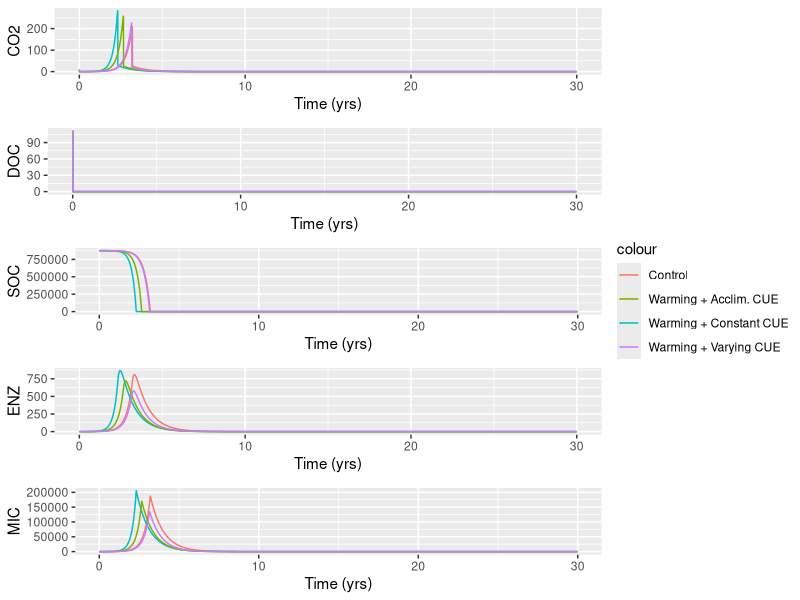

Write R code to recreate this figure.
## ---- chunk 1
knitr::opts_chunk $set(echo = TRUE)
## ---- chunk 2
enzyme_catalysis_model <- function(t, state, params){
  #unpack states
  SOC <- state[1]
  DOC <- state[2]
  ENZ <- state[3]
  MIC <- state[4]
  
  #unpack parameters
    # Parameters relevant to dSOC/dt:
    SOCin <- params[1] # input of SOC
    rDeath <- params[2] # rate of Death
    MIC2SOC <- params[3] #Proportion death of MIC to SOC
    Ea_decomp <- params[4] #Velocity of decomposition
    Km_slope_decomp <- params[5] 
    temp <- params[6]
    Km0_decomp <- params[7]
    
    # Parameters relevant to dMIC/dt:
    Ea_uptake <- params[8]
    Km_slope_uptake <- params[9]
    Km0_uptake <- params[10]
    #rDeath pre defined
    r_EnzProd <- params[11]
    
    #Parameters relevant to dDOC/dt:
    DOCin <- params[12]
    #rDeath, MICtoSOC, Decomp predefined
    r_EnzLoss <- params[13]
    
    
    #CUE parameters:
    CUE_slope <- params[14]
    CUE0 <- params[15]
    Vmax_uptake0 <- params[16]
    Vmax_decomp0 <- params[17]
    gasConst <- params[18]
    
    
  #Calculate intermediate parameters:
    Vmax_decomp <- Vmax_decomp0 * exp(-Ea_decomp/(gasConst*(temp +273)))
    Vmax_uptake <- Vmax_uptake0 * exp(-Ea_uptake/(gasConst*(temp + 273)))
    Km_decomp <- Km_slope_decomp * temp + Km0_decomp
    Km_uptake <- Km_slope_uptake * temp + Km0_uptake
    CUE <- CUE_slope * temp + CUE0
    Death <- rDeath * MIC
    Assim <- Vmax_uptake * MIC * (DOC/(Km_uptake + DOC))
    EProd <- r_EnzProd * MIC
    Decomp <- Vmax_decomp * ENZ * (SOC/(Km_decomp + SOC))
    ELoss <- r_EnzLoss * ENZ
    
    CO2 <- Assim * (1-CUE)
   
   
    
  #Diffeqs:
  dMIC <- Assim * CUE - Death - EProd
  
  dSOC <- SOCin + (Death*MIC2SOC) - Decomp
  
  dDOC <- DOCin + (Death*(1-MIC2SOC)) + Decomp + ELoss - Assim
  
  dENZ <- EProd - ELoss
  
  
  return(list(c(dSOC = dSOC,
                dDOC = dDOC,
                dENZ = dENZ,
                dMIC = dMIC),
              c(CO2 = CO2)))
}


## ---- chunk 3
  params <- c(
    .0005, #Input SOC
    .0002, #Rate of Death
    .5, #MIC2SOC
    47, #Ea-decomp
    5, #Km Slope decomp
    20, #temp
    500, #Km0
    47, #Ea Uptake
    .01, #kmslope uptake
    .1, #km0 uptake
    .000005, #Rate of enzyme production
    .0005, #DOC input
    .001, #Rate of enzyme loss
    -.016, # CUE Slope
    .63, #CUE 0
    100000000, #Vmax uptake
    100000000, #Vmax Decomp
    .008314 #Gas constant
)
  
## ---- chunk 4
yini_spinup <- c(
  SOC = 100, #100
  DOC = .5, #.5
  ENZ = .01, #.01
  MIC = .5 #.5
)
## ---- chunk 5
library(deSolve)

simulation_time <- 876000
times <- seq(1, simulation_time, by = 24)
output <- ode(y = yini_spinup, times = times, func = enzyme_catalysis_model, parms = params, method = "lsoda")
yini_calculated <- tail(output, 1)
yini <- c(SOC = yini_calculated[1], DOC = yini_calculated[2], ENZ = yini_calculated[3], MIC = yini_calculated[4])
## ---- chunk 6
simulation_time <- 262800
times <- seq(1, simulation_time, by = 24)
control <- ode(y = yini, times = times, func = enzyme_catalysis_model, parms = params, method = "lsoda")
control <- as.data.frame(control)
## ---- chunk 7
params[6] = 25
params[15] = .31
params[14] = 0

warming <- ode(y = yini, times = times, func = enzyme_catalysis_model, parms = params, method = "lsoda")
warming <- as.data.frame(warming)
## ---- chunk 8
params[6] = 25
params[15] = .63
params[14] = -.016

warming_VCUE <- ode(y = yini, times = times, func = enzyme_catalysis_model, parms = params, method = "lsoda")
warming_VCUE <- as.data.frame(warming_VCUE)
## ---- chunk 9
params[6] = 25
params[15] = .27
params[14] = 0

warming_ACUE <- ode(y = yini, times = times, func = enzyme_catalysis_model, parms = params, method = "lsoda")
warming_ACUE <- as.data.frame(warming_ACUE)
## ---- chunk 10
library(ggplot2)
library("ggpubr")
control$time <- control$time/8760
CO2_p <- ggplot() + 
geom_line(mapping= aes(x= (control$time),y=control$CO2.MIC, color = "Control")) +
geom_line(mapping= aes(x= (control$time),y=warming$CO2.MIC, color = "Warming + Constant CUE")) +
geom_line(mapping= aes(x=(control$time),y=warming_ACUE$CO2.MIC, color = "Warming + Acclim. CUE")) +
geom_line(mapping= aes(x=(control$time),y=warming_VCUE$CO2.MIC, color = "Warming + Varying CUE")) +
  labs(x = "Time (yrs)", y = "CO2")

DOC_p <- ggplot() + 
geom_line(mapping= aes(x=control$time,y=control$DOC, color = "Control")) +
geom_line(mapping= aes(x=control$time,y=warming$DOC, color = "Warming + Constant CUE")) +
geom_line(mapping= aes(x=control$time,y=warming_ACUE$DOC, color = "Warming + Acclim. CUE")) +
geom_line(mapping= aes(x=control$time,y=warming_VCUE$DOC, color = "Warming + Varying CUE")) +
    labs(x = "Time (yrs)", y = "DOC")

SOC_p <- ggplot() + 
geom_line(mapping= aes(x=control$time,y=control$SOC, color = "Control")) +
geom_line(mapping= aes(x=control$time,y=warming$SOC, color = "Warming + Constant CUE")) +
geom_line(mapping= aes(x=control$time,y=warming_ACUE$SOC, color = "Warming + Acclim. CUE")) +
geom_line(mapping= aes(x=control$time,y=warming_VCUE$SOC, color = "Warming + Varying CUE")) +
    labs(x = "Time (yrs)", y = "SOC")


ENZ_p <- ggplot() + 
geom_line(mapping= aes(x=control$time,y=control$ENZ, color = "Control")) +
geom_line(mapping= aes(x=control$time,y=warming$ENZ, color = "Warming + Constant CUE")) +
geom_line(mapping= aes(x=control$time,y=warming_ACUE$ENZ, color = "Warming + Acclim. CUE")) +
geom_line(mapping= aes(x=control$time,y=warming_VCUE$ENZ, color = "Warming + Varying CUE")) +
    labs(x = "Time (yrs)", y = "ENZ")


MIC_p <- ggplot() + 
geom_line(mapping= aes(x=control$time,y=control$MIC, color = "Control")) +
geom_line(mapping= aes(x=control$time,y=warming$MIC, color = "Warming + Constant CUE")) +
geom_line(mapping= aes(x=control$time,y=warming_ACUE$MIC, color = "Warming + Acclim. CUE")) +
geom_line(mapping= aes(x=control$time,y=warming_VCUE$MIC, color = "Warming + Varying CUE")) +
    labs(x = "Time (yrs)", y = "MIC")


ggarrange(CO2_p, DOC_p, SOC_p, ENZ_p, MIC_p, ncol = 1, common.legend = TRUE, legend = "right")
